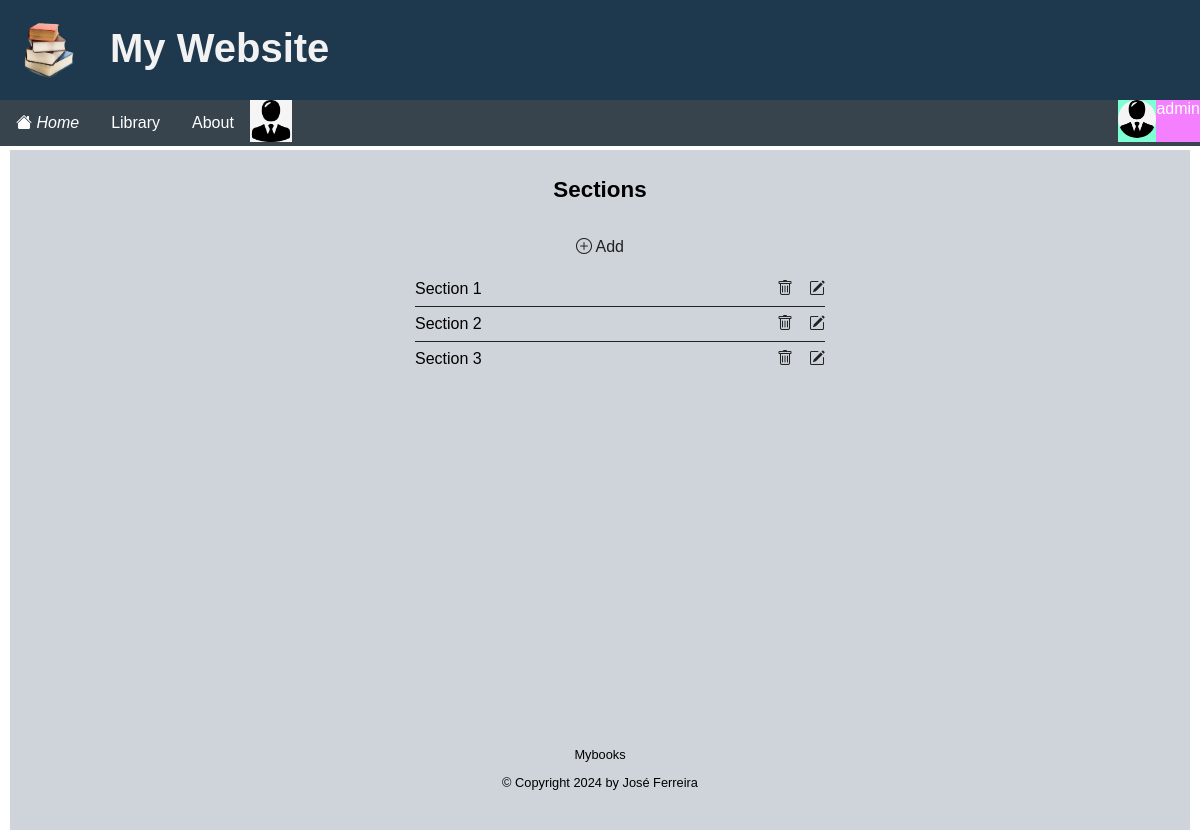
The app's page /sections/ (signed in) with its own data.
### apps/accounts/models.py (models this page shows, shortened)
class Profile(models.Model):
    user = models.OneToOneField(User, on_delete=models.CASCADE)
    avatar = models.ImageField(default='avatar.jpg', upload_to=image_file_path)

### apps/books/models.py (models this page shows, shortened)
class Section(models.Model):
    name = models.CharField(max_length=255)
    created_by = models.ForeignKey(User, on_delete=models.CASCADE, default=1)
    created = models.DateTimeField(auto_now_add=True)
    modified = models.DateTimeField(auto_now=True)
    class Meta:
        ordering = ["name"]

### apps/books/views.py (the view)
# urls.py: path('sections/', views.SectionList.as_view(),name='sections'),
class SectionList(LoginRequiredMixin, ListView):
    model = Section
    context_object_name = 'sections'
    def get_context_data(self, **kwargs):
        context = super().get_context_data(**kwargs)
        context['sections'] = context['sections']
        return context

### templates/books/section_list.html (shortened to what this page needs)
{% extends "base.html" %}
{% block content %}
<div class="center-panel">
	<h2>Sections</h2>
	<div  class="list-controls">
		<a href="{% url 'section-add' %}"><i class="bi bi-plus-circle"></i> Add</a>
	</div>
	{% if object_list %}
	<ul class="list">
		{% for section in object_list %}
			<li>{{ section.name }}
				 <div  class="list-controls">
				 	<a href="{%url 'section-delete' section.id %}"><i class="bi bi-trash"></i></a>
					<a href="{%url 'section-update' section.id %}"><i class="bi bi-pencil-square"></i></a>
		         </div>
		    </li>
		{% endfor %}
	{% endif %}
	</ul>
</div>
{% endblock content %}

### templates/base.html (shortened to what this page needs)
{% load i18n %}
<!DOCTYPE html>
<html lang="en">
    <head>
        {%load static %}
        <link rel="stylesheet" href="{% static 'css/style.css' %}" />
    </head>
    <body>
        <header class="header">
            <a href="#"><img class="logo" src="{% static 'images/logo.png' %}" alt="logo"></a>
            <h1>My Website</h1>
            <ul class="topnav">
                {% if request.user.is_authenticated %}
                <li class="active"><a href="{%url 'home'%}"><i class="bi bi-house-fill"> Home </i></a></li>
                {% else %}
                <li class="active"><a href="{%url 'index'%}"><i class="bi bi-house-fill"> Home </i></a></li>
                {% endif %}
                {% block navbar %}
                <li class="left">
                    {% if request.user.is_authenticated %}
                    <div class="dropdown left">
                        <button class="dropbtn">Library</button>
                    </div>
                    {% endif %}
                </li>
                {% endblock navbar %}
                <li><a href="{% url 'about' %}">About</a></li>
                <li class="left">
                    {% if request.user.is_authenticated %}
                        {% if user.profile %}
                            <img src="{{ user.profile.avatar.url }}" alt="{{ user.username }}" width="42" height="42"/>
                        {% endif %}
                    {% endif %}
                </li>
                {% if request.user.is_authenticated %}
                <li class="right">
                    <div class="dropdown right">
                        <button class="dropbtn" style="background-color: rgb(244, 127, 255); margin: 0%; padding: 0%;">
                            {{ request.user }}
                            <div style="background-color: aquamarine; float: left; margin: 0%; padding: 0%;">
                                {% if user.profile %}
                                <img src="{{ user.profile.avatar.url }}" alt="{{ user.username }}" width="38" height="38" style="border-radius: 25px;"/>
                                {% endif %}
                            </div>
                        </button>
                    </div>
                </li>
                {% else %}
                <li class="right">
                    <a href="{% url 'login' %}">Login</a>
                    <a href="{% url 'register' %}">Join Now</a>
                </li>
                {% endif %}
            </ul>
        </header>
        <main class="main">
            <div class="container">
            {%block content %}
            {%endblock content%}
            </div>
        </main>
        <footer class="footer">
            <div class="container">
                <p>Mybooks</p>
                <p>&copy; Copyright {% now "Y" %} by José Ferreira</p>
            </div>
        </footer>
    </body>
</html>

### static/css/style.css (style rules this page uses)
:root { --color-body: #ffffff; --color-header: #253f85; --color-nav: #38444d; --color-load-button: #2e6357; --color-footer: #ced4da; --color-primary: #1e384d; --color-secondary: #38444d; --color-secondary-hover: #2f91e2; --color-tertiary: #e4ebf7; --color-tertiary-hover: #a1c6e4; --color-light: #f2f2f2; --color-gray: #ced4da; --color-dark: #212121; --color-white: #ffffff; --color-error: #cf1616; --color-warning: #ffc900; --color-info: #02a2b9; --color-success: #1ba345; --color-input: #0084a5; --color-danger: #cf1616; --border-radius: 5px; }
* { box-sizing: border-box; text-rendering: optimizeLegibility; }
html, body { height: 100%; }
body { font-family: Arial; padding: 10px; background: var(--color-body); margin: 0; }
h1 { font-size: 2rem; line-height: 1.5; }
h2 { font-size: 1.4rem; }
a { color: var(--color-primary); text-decoration: none; }
.container { max-width: 960px; margin: 0 auto; padding: 0.5rem; }
.header { position: fixed; top: 0; left: 0; margin: 0; width: 100%; height: 100px; list-style-type: none; margin: 0; padding: 0; z-index: 5; overflow: hidden; background: var(--color-primary); }
.header h1 { position: relative; margin: 18px; left: 30px; color: var(--color-light); font-size: 40px; }
.logo { padding-top: 15px; padding-left: 15px; width: 80px; height: 80px; float: left; }
.topnav { position: fixed; top: 100px; left: 0; width: 100%; height: 46px; list-style-type: none; margin: 0; padding: 0; z-index: 5; overflow: visible; background-color: var(--color-secondary); }
.topnav li { float: left; background-color: var(--color-secondary); }
.topnav li.right { float: right; background-color: var(--color-secondary); }
.topnav li a { position: relative; display: inline-block; color: white; text-align: center; padding: 14px 16px; text-decoration: none; }
.topnav .dropdown { position: relative; display: inline-block; }
.topnav .dropdown.right { float: right; }
.topnav .dropdown.left { float: left; }
.topnav .dropbtn { background-color: var(--color-secondary); color: white; padding: 14px 16px; font-size: 16px; border: none; cursor: pointer; }
.footer { position: relative; top: 100px; padding: 20px; margin-top: 20px; font-size: 0.8rem; text-align: center; background: var(--color-footer); }
.main { position: relative; top: 140px; left: 0; margin: 0; padding: 0; z-index: 1; background-color: var(--color-gray); }
input, select, textarea, button { font: inherit; }
.center-panel { display: flex; flex-direction: column; align-items: center; min-height: 70vh; }
.list { list-style: none; width: 100%; max-width: 450px; }
.list li { display: flex; justify-content: space-between; align-items: center; width: 100%; border-bottom: solid 1px var(--color-dark); padding: 0.5rem 0; }
.list li:last-of-type { border-bottom: none; }
.list-controls { display: flex; justify-content: space-between; gap: 1rem; }
.list-controls a { color: var(--color-dark); }

### records on screen
Section: name "Section 1"
Section: name "Section 2"
Section: name "Section 3"

### other values on screen
{{ request.user }} "admin"
